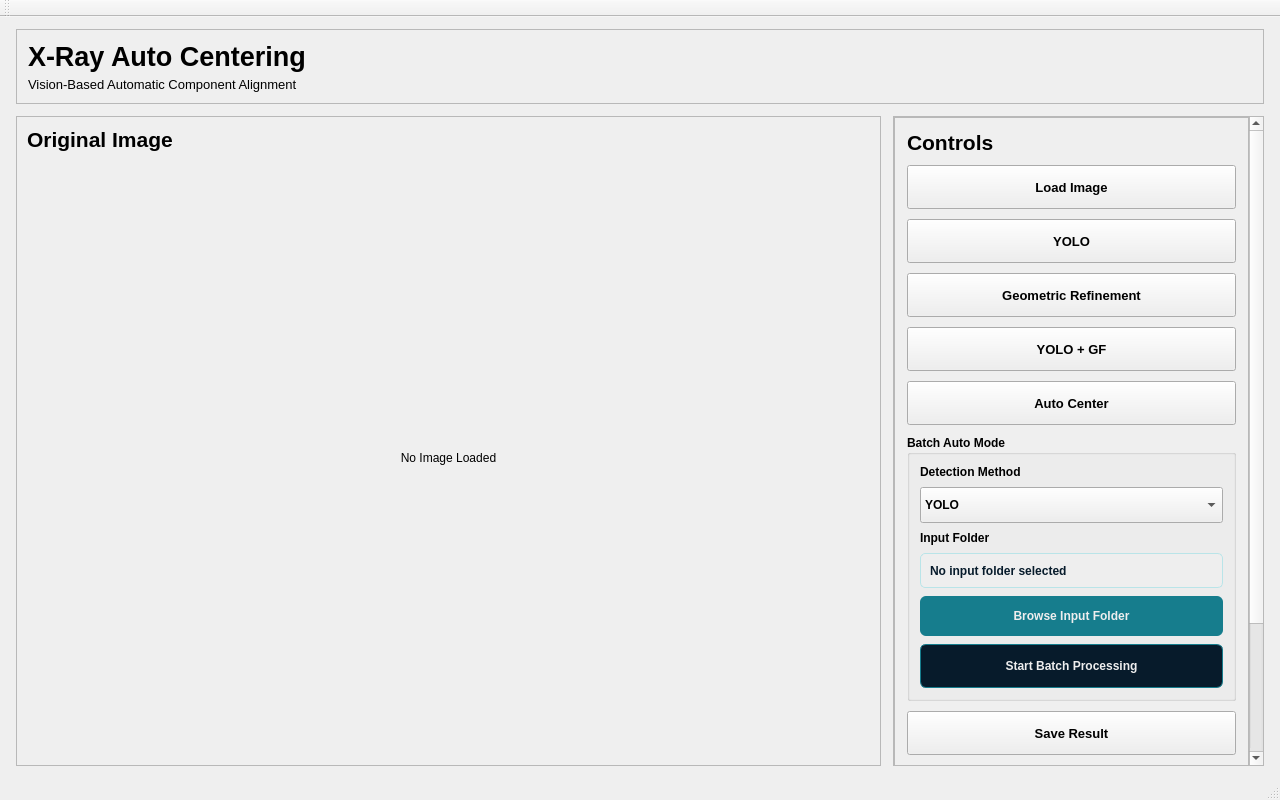
<?xml version="1.0" encoding="UTF-8"?>
<ui version="4.0">
	<class>AutoCenteringClass</class>
	<widget class="QMainWindow" name="AutoCenteringClass">
		<property name="geometry">
			<rect>
				<x>0</x>
				<y>0</y>
				<width>1280</width>
				<height>800</height>
			</rect>
		</property>
		<property name="sizePolicy">
			<sizepolicy hsizetype="Expanding" vsizetype="Expanding">
				<horstretch>0</horstretch>
				<verstretch>0</verstretch>
			</sizepolicy>
		</property>
		<property name="windowTitle">
			<string>X-Ray Auto Centering</string>
		</property>
		<widget class="QWidget" name="centralWidget">
			<layout class="QVBoxLayout" name="mainveerticalLayout">
				<property name="spacing">
					<number>12</number>
				</property>
				<property name="leftMargin">
					<number>16</number>
				</property>
				<property name="topMargin">
					<number>12</number>
				</property>
				<property name="rightMargin">
					<number>16</number>
				</property>
				<property name="bottomMargin">
					<number>12</number>
				</property>

				<item>
					<widget class="QFrame" name="headeframe">
						<property name="sizePolicy">
							<sizepolicy hsizetype="Expanding" vsizetype="Preferred">
								<horstretch>0</horstretch>
								<verstretch>0</verstretch>
							</sizepolicy>
						</property>
						<property name="minimumSize">
							<size>
								<width>0</width>
								<height>75</height>
							</size>
						</property>
						<property name="frameShape">
							<enum>QFrame::Shape::StyledPanel</enum>
						</property>
						<property name="frameShadow">
							<enum>QFrame::Shadow::Raised</enum>
						</property>
						<layout class="QVBoxLayout" name="verticalLayout_2">
							<property name="spacing">
								<number>4</number>
							</property>
							<item>
								<widget class="QLabel" name="titlelabel">
									<property name="font">
										<font>
											<pointsize>20</pointsize>
											<bold>true</bold>
										</font>
									</property>
									<property name="text">
										<string>X-Ray Auto Centering</string>
									</property>
								</widget>
							</item>
							<item>
								<widget class="QLabel" name="Subtitlelabel">
									<property name="font">
										<font>
											<pointsize>10</pointsize>
										</font>
									</property>
									<property name="text">
										<string>Vision-Based Automatic Component Alignment</string>
									</property>
								</widget>
							</item>
						</layout>
					</widget>
				</item>

				<item>
					<layout class="QHBoxLayout" name="horizontalLayout" stretch="7,3">
						<property name="spacing">
							<number>12</number>
						</property>

						<item>
							<widget class="QFrame" name="imagesframe">
								<property name="sizePolicy">
									<sizepolicy hsizetype="Expanding" vsizetype="Expanding">
										<horstretch>7</horstretch>
										<verstretch>0</verstretch>
									</sizepolicy>
								</property>
								<property name="minimumSize">
									<size>
										<width>0</width>
										<height>0</height>
									</size>
								</property>
								<property name="frameShape">
									<enum>QFrame::Shape::StyledPanel</enum>
								</property>
								<property name="frameShadow">
									<enum>QFrame::Shadow::Raised</enum>
								</property>
								<layout class="QVBoxLayout" name="verticalLayout_3">
									<property name="spacing">
										<number>8</number>
									</property>
									<property name="leftMargin">
										<number>10</number>
									</property>
									<property name="topMargin">
										<number>10</number>
									</property>
									<property name="rightMargin">
										<number>10</number>
									</property>
									<property name="bottomMargin">
										<number>10</number>
									</property>
									<item>
										<widget class="QLabel" name="lblimagetitle">
											<property name="sizePolicy">
												<sizepolicy hsizetype="Preferred" vsizetype="Fixed">
													<horstretch>0</horstretch>
													<verstretch>0</verstretch>
												</sizepolicy>
											</property>
											<property name="font">
												<font>
													<pointsize>16</pointsize>
													<bold>true</bold>
												</font>
											</property>
											<property name="text">
												<string>Original Image</string>
											</property>
										</widget>
									</item>
									<item>
										<widget class="QLabel" name="originalImageLabel">
											<property name="sizePolicy">
												<sizepolicy hsizetype="Ignored" vsizetype="Expanding">
													<horstretch>0</horstretch>
													<verstretch>0</verstretch>
												</sizepolicy>
											</property>
											<property name="minimumSize">
												<size>
													<width>0</width>
													<height>0</height>
												</size>
											</property>
											<property name="text">
												<string>No Image Loaded</string>
											</property>
											<property name="scaledContents">
												<bool>false</bool>
											</property>
											<property name="alignment">
												<set>Qt::AlignmentFlag::AlignCenter</set>
											</property>
										</widget>
									</item>
								</layout>
							</widget>
						</item>

						<item>
							<widget class="QScrollArea" name="controlsScrollArea">
								<property name="sizePolicy">
									<sizepolicy hsizetype="Expanding" vsizetype="Expanding">
										<horstretch>3</horstretch>
										<verstretch>0</verstretch>
									</sizepolicy>
								</property>
								<property name="minimumSize">
									<size>
										<width>260</width>
										<height>0</height>
									</size>
								</property>
								<property name="horizontalScrollBarPolicy">
									<enum>Qt::ScrollBarPolicy::ScrollBarAlwaysOff</enum>
								</property>
								<property name="widgetResizable">
									<bool>true</bool>
								</property>

								<widget class="QFrame" name="controlsframe">
									<property name="geometry">
										<rect>
											<x>0</x>
											<y>0</y>
											<width>368</width>
											<height>622</height>
										</rect>
									</property>
									<property name="sizePolicy">
										<sizepolicy hsizetype="Expanding" vsizetype="Preferred">
											<horstretch>0</horstretch>
											<verstretch>0</verstretch>
										</sizepolicy>
									</property>
									<property name="minimumSize">
										<size>
											<width>0</width>
											<height>0</height>
										</size>
									</property>
									<property name="frameShape">
										<enum>QFrame::Shape::StyledPanel</enum>
									</property>
									<property name="frameShadow">
										<enum>QFrame::Shadow::Raised</enum>
									</property>

									<layout class="QVBoxLayout" name="verticalLayout">
										<property name="spacing">
											<number>10</number>
										</property>
										<property name="leftMargin">
											<number>12</number>
										</property>
										<property name="topMargin">
											<number>12</number>
										</property>
										<property name="rightMargin">
											<number>12</number>
										</property>
										<property name="bottomMargin">
											<number>12</number>
										</property>

										<item>
											<widget class="QLabel" name="label">
												<property name="font">
													<font>
														<pointsize>16</pointsize>
														<bold>true</bold>
													</font>
												</property>
												<property name="text">
													<string>Controls</string>
												</property>
											</widget>
										</item>

										<item>
											<widget class="QPushButton" name="btnLoadImage">
												<property name="sizePolicy">
													<sizepolicy hsizetype="Expanding" vsizetype="Fixed">
														<horstretch>0</horstretch>
														<verstretch>0</verstretch>
													</sizepolicy>
												</property>
												<property name="minimumSize">
													<size>
														<width>0</width>
														<height>44</height>
													</size>
												</property>
												<property name="font">
													<font>
														<pointsize>10</pointsize>
														<bold>true</bold>
													</font>
												</property>
												<property name="text">
													<string>Load Image</string>
												</property>
												<property name="icon">
													<iconset>
														<normaloff>../../../Downloads/image-plus.svg</normaloff>../../../Downloads/image-plus.svg
													</iconset>
												</property>
											</widget>
										</item>

										<item>
											<widget class="QPushButton" name="btnProcess">
												<property name="minimumSize">
													<size>
														<width>0</width>
														<height>44</height>
													</size>
												</property>
												<property name="font">
													<font>
														<pointsize>10</pointsize>
														<bold>true</bold>
													</font>
												</property>
												<property name="text">
													<string>YOLO</string>
												</property>
												<property name="icon">
													<iconset>
														<normaloff>../../../Downloads/scan-search.svg</normaloff>../../../Downloads/scan-search.svg
													</iconset>
												</property>
											</widget>
										</item>

										<item>
											<widget class="QPushButton" name="btn_OpenCVOnly">
												<property name="minimumSize">
													<size>
														<width>0</width>
														<height>44</height>
													</size>
												</property>
												<property name="font">
													<font>
														<pointsize>10</pointsize>
														<bold>true</bold>
													</font>
												</property>
												<property name="text">
													<string>Geometric Refinement</string>
												</property>
												<property name="icon">
													<iconset>
														<normaloff>../../../Downloads/scan.svg</normaloff>../../../Downloads/scan.svg
													</iconset>
												</property>
											</widget>
										</item>

										<item>
											<widget class="QPushButton" name="btn_yologf">
												<property name="minimumSize">
													<size>
														<width>0</width>
														<height>44</height>
													</size>
												</property>
												<property name="font">
													<font>
														<pointsize>10</pointsize>
														<bold>true</bold>
													</font>
												</property>
												<property name="text">
													<string>YOLO + GF</string>
												</property>
												<property name="icon">
													<iconset>
														<normaloff>../../../Downloads/layers.svg</normaloff>../../../Downloads/layers.svg
													</iconset>
												</property>
											</widget>
										</item>

										<item>
											<widget class="QPushButton" name="btnAutoCenter">
												<property name="minimumSize">
													<size>
														<width>0</width>
														<height>44</height>
													</size>
												</property>
												<property name="font">
													<font>
														<pointsize>10</pointsize>
														<bold>true</bold>
													</font>
												</property>
												<property name="text">
													<string>Auto Center</string>
												</property>
												<property name="icon">
													<iconset>
														<normaloff>../../../Downloads/crosshair.svg</normaloff>../../../Downloads/crosshair.svg
													</iconset>
												</property>
											</widget>
										</item>

										<!-- BATCH AUTO MODE -->
										<item>
											<widget class="QGroupBox" name="grpBatchAutoMode">
												<property name="sizePolicy">
													<sizepolicy hsizetype="Expanding" vsizetype="Preferred">
														<horstretch>0</horstretch>
														<verstretch>0</verstretch>
													</sizepolicy>
												</property>
												<property name="font">
													<font>
														<pointsize>9</pointsize>
														<bold>true</bold>
													</font>
												</property>
												<property name="title">
													<string>Batch Auto Mode</string>
												</property>

												<layout class="QVBoxLayout" name="batchAutoLayout">
													<property name="spacing">
														<number>8</number>
													</property>
													<property name="leftMargin">
														<number>10</number>
													</property>
													<property name="topMargin">
														<number>10</number>
													</property>
													<property name="rightMargin">
														<number>10</number>
													</property>
													<property name="bottomMargin">
														<number>10</number>
													</property>

													<item>
														<widget class="QLabel" name="lblBatchMethod">
															<property name="text">
																<string>Detection Method</string>
															</property>
														</widget>
													</item>

													<item>
														<widget class="QComboBox" name="cmbBatchMethod">
															<property name="minimumSize">
																<size>
																	<width>0</width>
																	<height>36</height>
																</size>
															</property>
															<item>
																<property name="text">
																	<string>YOLO</string>
																</property>
															</item>
															<item>
																<property name="text">
																	<string>Geometric Refinement</string>
																</property>
															</item>
															<item>
																<property name="text">
																	<string>YOLO + GR</string>
																</property>
															</item>
														</widget>
													</item>

													<item>
														<widget class="QLabel" name="lblBatchFolderTitle">
															<property name="text">
																<string>Input Folder</string>
															</property>
														</widget>
													</item>

													<item>
														<widget class="QLabel" name="lblBatchFolder">
															<property name="minimumSize">
																<size>
																	<width>0</width>
																	<height>35</height>
																</size>
															</property>
															<property name="text">
																<string>No input folder selected</string>
															</property>
															<property name="wordWrap">
																<bool>true</bool>
															</property>
															<property name="alignment">
																<set>Qt::AlignLeft|Qt::AlignVCenter</set>
															</property>
															<property name="styleSheet">
																<string notr="true">
																	QLabel {
																	background-color: #EEEEEE;
																	color: #071B2B;
																	border: 1px solid #B9E4E8;
																	border-radius: 5px;
																	padding: 6px;
																	}
																</string>
															</property>
														</widget>
													</item>

													<item>
														<widget class="QPushButton" name="btnBrowseBatchFolder">
															<property name="minimumSize">
																<size>
																	<width>0</width>
																	<height>40</height>
																</size>
															</property>
															<property name="font">
																<font>
																	<pointsize>9</pointsize>
																	<bold>true</bold>
																</font>
															</property>
															<property name="text">
																<string>Browse Input Folder</string>
															</property>
															<property name="styleSheet">
																<string notr="true">
																	QPushButton {
																	background-color: #167D8D;
																	color: #EEEEEE;
																	border: none;
																	border-radius: 6px;
																	padding: 8px;
																	font-weight: bold;
																	}
																	QPushButton:hover {
																	background-color: #0F6875;
																	}
																	QPushButton:pressed {
																	background-color: #071B2B;
																	}
																</string>
															</property>
														</widget>
													</item>

													<item>
														<widget class="QPushButton" name="btnStartBatch">
															<property name="minimumSize">
																<size>
																	<width>0</width>
																	<height>44</height>
																</size>
															</property>
															<property name="font">
																<font>
																	<pointsize>9</pointsize>
																	<bold>true</bold>
																</font>
															</property>
															<property name="text">
																<string>Start Batch Processing</string>
															</property>
															<property name="styleSheet">
																<string notr="true">
																	QPushButton {
																	background-color: #071B2B;
																	color: #EEEEEE;
																	border: 1px solid #167D8D;
																	border-radius: 6px;
																	padding: 8px;
																	font-weight: bold;
																	}
																	QPushButton:hover {
																	background-color: #167D8D;
																	}
																	QPushButton:pressed {
																	background-color: #0F6875;
																	}
																</string>
															</property>
														</widget>
													</item>

												</layout>
											</widget>
										</item>
										<!-- END BATCH AUTO MODE -->

										<item>
											<widget class="QPushButton" name="btnSave_2">
												<property name="minimumSize">
													<size>
														<width>0</width>
														<height>44</height>
													</size>
												</property>
												<property name="font">
													<font>
														<pointsize>10</pointsize>
														<bold>true</bold>
													</font>
												</property>
												<property name="text">
													<string>Save Result</string>
												</property>
												<property name="icon">
													<iconset theme="QIcon::ThemeIcon::DocumentSave"/>
												</property>
											</widget>
										</item>

										<item>
											<widget class="QGroupBox" name="StatusGroupBox">
												<property name="sizePolicy">
													<sizepolicy hsizetype="Expanding" vsizetype="Preferred">
														<horstretch>0</horstretch>
														<verstretch>0</verstretch>
													</sizepolicy>
												</property>
												<property name="minimumSize">
													<size>
														<width>0</width>
														<height>0</height>
													</size>
												</property>
												<property name="font">
													<font>
														<pointsize>9</pointsize>
													</font>
												</property>
												<property name="title">
													<string>Centering Status</string>
												</property>
												<layout class="QVBoxLayout" name="statusLayout">
													<property name="spacing">
														<number>10</number>
													</property>
													<item>
														<widget class="QLabel" name="lblstatus">
															<property name="text">
																<string>Status : Waiting</string>
															</property>
															<property name="wordWrap">
																<bool>true</bool>
															</property>
														</widget>
													</item>
													<item>
														<widget class="QLabel" name="labeloffsetx">
															<property name="text">
																<string>Center Offset X : 0 px</string>
															</property>
															<property name="wordWrap">
																<bool>true</bool>
															</property>
														</widget>
													</item>
													<item>
														<widget class="QLabel" name="labeloffsety">
															<property name="text">
																<string>Center Offset Y : 0 px</string>
															</property>
															<property name="wordWrap">
																<bool>true</bool>
															</property>
														</widget>
													</item>
													<item>
														<widget class="QLabel" name="labelconfidence">
															<property name="text">
																<string>Confidence : 0 %</string>
															</property>
															<property name="wordWrap">
																<bool>true</bool>
															</property>
														</widget>
													</item>
												</layout>
											</widget>
										</item>

										<item>
											<widget class="QLabel" name="lblImageStatus">
												<property name="sizePolicy">
													<sizepolicy hsizetype="Expanding" vsizetype="Preferred">
														<horstretch>0</horstretch>
														<verstretch>0</verstretch>
													</sizepolicy>
												</property>
												<property name="font">
													<font>
														<pointsize>8</pointsize>
													</font>
												</property>
												<property name="text">
													<string>Ready To Load Image</string>
												</property>
												<property name="wordWrap">
													<bool>true</bool>
												</property>
											</widget>
										</item>

									</layout>
								</widget>
							</widget>
						</item>
					</layout>
				</item>
			</layout>
		</widget>

		<widget class="QMenuBar" name="menuBar">
			<property name="geometry">
				<rect>
					<x>0</x>
					<y>0</y>
					<width>1280</width>
					<height>21</height>
				</rect>
			</property>
		</widget>

		<widget class="QToolBar" name="mainToolBar">
			<attribute name="toolBarArea">
				<enum>TopToolBarArea</enum>
			</attribute>
			<attribute name="toolBarBreak">
				<bool>false</bool>
			</attribute>
		</widget>

		<widget class="QStatusBar" name="statusBar"/>
	</widget>

	<layoutdefault spacing="6" margin="11"/>

	<resources>
		<include location="AutoCentering.qrc"/>
	</resources>

	<connections/>
</ui>
